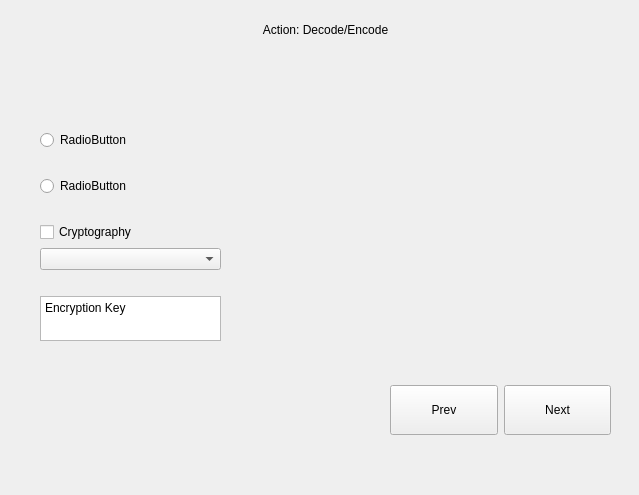
<?xml version="1.0" encoding="UTF-8"?>
<ui version="4.0">
 <class>Form</class>
 <widget class="QWidget" name="Form">
  <property name="geometry">
   <rect>
    <x>0</x>
    <y>0</y>
    <width>639</width>
    <height>495</height>
   </rect>
  </property>
  <property name="windowTitle">
   <string>Form</string>
  </property>
  <widget class="QWidget" name="verticalLayoutWidget">
   <property name="geometry">
    <rect>
     <x>30</x>
     <y>100</y>
     <width>201</width>
     <height>272</height>
    </rect>
   </property>
   <layout class="QVBoxLayout" name="verticalLayout">
    <property name="margin">
     <number>10</number>
    </property>
    <item>
     <layout class="QVBoxLayout" name="verticalLayout_2">
      <item>
       <widget class="QRadioButton" name="radioButton">
        <property name="text">
         <string>RadioButton</string>
        </property>
       </widget>
      </item>
     </layout>
    </item>
    <item>
     <layout class="QVBoxLayout" name="verticalLayout_3">
      <item>
       <widget class="QRadioButton" name="radioButton_2">
        <property name="text">
         <string>RadioButton</string>
        </property>
       </widget>
      </item>
     </layout>
    </item>
    <item>
     <layout class="QVBoxLayout" name="verticalLayout_4">
      <item>
       <widget class="QCheckBox" name="checkBox">
        <property name="text">
         <string>Cryptography</string>
        </property>
       </widget>
      </item>
      <item>
       <widget class="QComboBox" name="comboBox_3"/>
      </item>
     </layout>
    </item>
    <item>
     <widget class="QPlainTextEdit" name="plainTextEdit">
      <property name="maximumSize">
       <size>
        <width>16777215</width>
        <height>45</height>
       </size>
      </property>
      <property name="plainText">
       <string>Encryption Key
</string>
      </property>
     </widget>
    </item>
   </layout>
  </widget>
  <widget class="QLabel" name="label">
   <property name="geometry">
    <rect>
     <x>388</x>
     <y>80</y>
     <width>221</width>
     <height>271</height>
    </rect>
   </property>
   <property name="text">
    <string/>
   </property>
  </widget>
  <widget class="QWidget" name="horizontalLayoutWidget">
   <property name="geometry">
    <rect>
     <x>390</x>
     <y>370</y>
     <width>221</width>
     <height>80</height>
    </rect>
   </property>
   <layout class="QHBoxLayout" name="horizontalLayout">
    <item>
     <widget class="QPushButton" name="pushButton_2">
      <property name="sizePolicy">
       <sizepolicy hsizetype="Minimum" vsizetype="Fixed">
        <horstretch>0</horstretch>
        <verstretch>0</verstretch>
       </sizepolicy>
      </property>
      <property name="minimumSize">
       <size>
        <width>0</width>
        <height>50</height>
       </size>
      </property>
      <property name="text">
       <string>Prev</string>
      </property>
     </widget>
    </item>
    <item>
     <widget class="QPushButton" name="pushButton">
      <property name="minimumSize">
       <size>
        <width>0</width>
        <height>50</height>
       </size>
      </property>
      <property name="text">
       <string>Next</string>
      </property>
     </widget>
    </item>
   </layout>
  </widget>
  <widget class="QLabel" name="ActionLabel">
   <property name="geometry">
    <rect>
     <x>20</x>
     <y>20</y>
     <width>611</width>
     <height>20</height>
    </rect>
   </property>
   <property name="text">
    <string>Action: Decode/Encode</string>
   </property>
   <property name="alignment">
    <set>Qt::AlignCenter</set>
   </property>
  </widget>
 </widget>
 <resources/>
 <connections/>
</ui>
